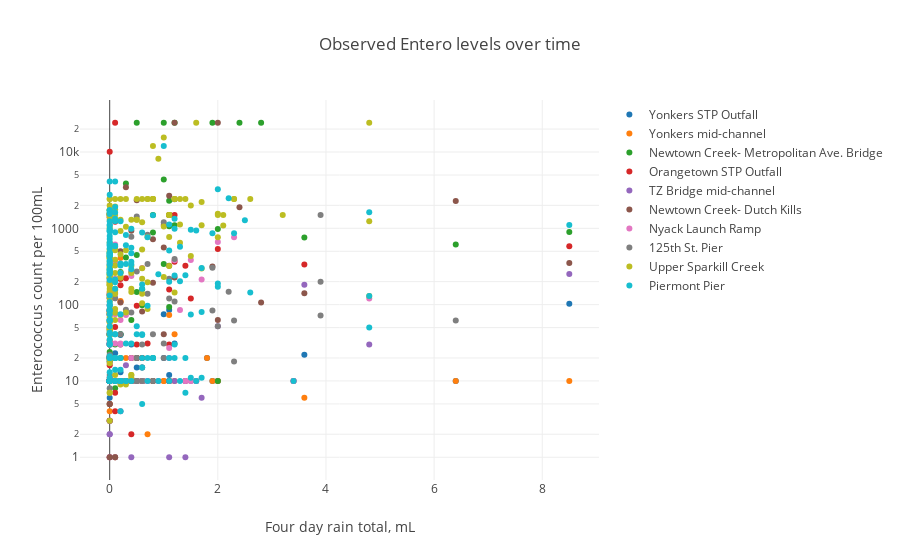

Notebook code cell kept with this figure:
### Markdown cell above
We see that across the sites, there is **a very weak but statistically significant positive relationship** between the rainfall and the Entero count.

### Code cell
site_names = dat_filt["Site"].unique()

plotly_data = [
    Scatter(
        x = dat_filt[dat_filt["Site"]==item]['FourDayRainTotal'],
        y = dat_filt[dat_filt["Site"]==item]['EnteroCount'],
        mode = 'markers',
        marker = dict(symbol=dat_filt[dat_filt["Site"]==item]["Site"]),name = item 
    )
    for item in site_names
]

layout = Layout(title="Observed Entero levels over time",
                xaxis=dict(title='Four day rain total, mL'),
                yaxis=dict(title='Enterococcus count per 100mL',type="log"))


fig = Figure(data=plotly_data, layout=layout)
py.iplot(fig)

### Figure 1 — Plotly figure (JSON) as saved in the notebook; plotly's stock layout.template omitted (floating-point values rounded to 4 significant figures; data arrays with more than 128 entries replaced by an {"elided": "..."} marker saying what was removed)
{"data": [{"marker": {"symbol": ["Yonkers STP Outfall", "Yonkers STP Outfall", "Yonkers STP Outfall", "Yonkers STP Outfall", "Yonkers STP Outfall", "Yonkers STP Outfall", "Yonkers STP Outfall", "Yonkers STP Outfall", "Yonkers STP Outfall", "Yonkers STP Outfall", "Yonkers STP Outfall", "Yonkers STP Outfall", "Yonkers STP Outfall", "Yonkers STP Outfall", "Yonkers STP Outfall", "Yonkers STP Outfall", "Yonkers STP Outfall", "Yonkers STP Outfall", "Yonkers STP Outfall", "Yonkers STP Outfall", "Yonkers STP Outfall", "Yonkers STP Outfall", "Yonkers STP Outfall", "Yonkers STP Outfall", "Yonkers STP Outfall", "Yonkers STP Outfall", "Yonkers STP Outfall", "Yonkers STP Outfall", "Yonkers STP Outfall", "Yonkers STP Outfall", "Yonkers STP Outfall", "Yonkers STP Outfall", "Yonkers STP Outfall", "Yonkers STP Outfall", "Yonkers STP Outfall", "Yonkers STP Outfall", "Yonkers STP Outfall", "Yonkers STP Outfall", "Yonkers STP Outfall", "Yonkers STP Outfall", "Yonkers STP Outfall", "Yonkers STP Outfall", "Yonkers STP Outfall", "Yonkers STP Outfall", "Yonkers STP Outfall", "Yonkers STP Outfall", "Yonkers STP Outfall", "Yonkers STP Outfall", "Yonkers STP Outfall", "Yonkers STP Outfall", "Yonkers STP Outfall"]}, "mode": "markers", "name": "Yonkers STP Outfall", "type": "scatter", "x": [0, 1.1, 0.1, 0.3, 0, 1.1, 1.2, 1.8, 0.6, 0, 0.3, 0.3, 0.4, 0.5, 1.2, 0.5, 0.2, 0, 1, 0, 0, 0, 0, 6.4, 0, 0.6, 0, 0.2, 0.6, 0.4, 8.5, 1, 3.6, 0, 0, 0.5, 0, 0, 0.2, 0, 0.8, 1.9, 0, 2, 0, 0, 0, 0, 0.1, 0.2, 0], "y": [10, 85, 10, 10, 41, 12, 31, 20, 10, 10, 10, 10, 30, 10, 2400, 20, 41, 20, 75, 10, 41, 10, 20, 10, 10, 10, 20, 10, 15, 10, 103, 20, 22, 10, 18, 15, 3, 10, 40, 10, 10, 10, 10, 10, 31, 6, 10, 10, 23, 13, 10]}, {"marker": {"symbol": ["Yonkers mid-channel", "Yonkers mid-channel", "Yonkers mid-channel", "Yonkers mid-channel", "Yonkers mid-channel", "Yonkers mid-channel", "Yonkers mid-channel", "Yonkers mid-channel", "Yonkers mid-channel", "Yonkers mid-channel", "Yonkers mid-channel", "Yonkers mid-channel", "Yonkers mid-channel", "Yonkers mid-channel", "Yonkers mid-channel", "Yonkers mid-channel", "Yonkers mid-channel", "Yonkers mid-channel", "Yonkers mid-channel", "Yonkers mid-channel", "Yonkers mid-channel", "Yonkers mid-channel", "Yonkers mid-channel", "Yonkers mid-channel", "Yonkers mid-channel", "Yonkers mid-channel", "Yonkers mid-channel", "Yonkers mid-channel", "Yonkers mid-channel", "Yonkers mid-channel", "Yonkers mid-channel", "Yonkers mid-channel", "Yonkers mid-channel", "Yonkers mid-channel", "Yonkers mid-channel", "Yonkers mid-channel", "Yonkers mid-channel", "Yonkers mid-channel", "Yonkers mid-channel", "Yonkers mid-channel", "Yonkers mid-channel", "Yonkers mid-channel", "Yonkers mid-channel", "Yonkers mid-channel", "Yonkers mid-channel", "Yonkers mid-channel", "Yonkers mid-channel", "Yonkers mid-channel", "Yonkers mid-channel", "Yonkers mid-channel", "Yonkers mid-channel", "Yonkers mid-channel"]}, "mode": "markers", "name": "Yonkers mid-channel", "type": "scatter", "x": [0, 0, 0.5, 0, 0.8, 0, 0, 0, 0.1, 2, 1.9, 0, 0.2, 0, 0, 0.7, 8.5, 0.2, 0, 1.1, 0.4, 0, 0, 1, 0.6, 0.6, 3.6, 0.3, 0, 0.4, 0.3, 0, 0.5, 0.2, 0.5, 1.2, 0, 1.8, 0.1, 1, 1.1, 0, 6.4, 0, 0, 1.2, 0.6, 0, 0.3, 0.2, 0, 0], "y": [10, 41, 10, 10, 10, 10, 10, 10, 1, 10, 10, 10, 112, 10, 59, 2, 10, 410, 10, 73, 20, 10, 3, 10, 20, 10, 6, 20, 10, 10, 10, 4, 10, 10, 10, 41, 10, 20, 10, 10, 10, 10, 10, 10, 10, 10, 10, 10, 10, 109, 10, 10]}, {"marker": {"symbol": ["Newtown Creek- Metropolitan Ave. Bridge", "Newtown Creek- Metropolitan Ave. Bridge", "Newtown Creek- Metropolitan Ave. Bridge", "Newtown Creek- Metropolitan Ave. Bridge", "Newtown Creek- Metropolitan Ave. Bridge", "Newtown Creek- Metropolitan Ave. Bridge", "Newtown Creek- Metropolitan Ave. Bridge", "Newtown Creek- Metropolitan Ave. Bridge", "Newtown Creek- Metropolitan Ave. Bridge", "Newtown Creek- Metropolitan Ave. Bridge", "Newtown Creek- Metropolitan Ave. Bridge", "Newtown Creek- Metropolitan Ave. Bridge", "Newtown Creek- Metropolitan Ave. Bridge", "Newtown Creek- Metropolitan Ave. Bridge", "Newtown Creek- Metropolitan Ave. Bridge", "Newtown Creek- Metropolitan Ave. Bridge", "Newtown Creek- Metropolitan Ave. Bridge", "Newtown Creek- Metropolitan Ave. Bridge", "Newtown Creek- Metropolitan Ave. Bridge", "Newtown Creek- Metropolitan Ave. Bridge", "Newtown Creek- Metropolitan Ave. Bridge", "Newtown Creek- Metropolitan Ave. Bridge", "Newtown Creek- Metropolitan Ave. Bridge", "Newtown Creek- Metropolitan Ave. Bridge", "Newtown Creek- Metropolitan Ave. Bridge", "Newtown Creek- Metropolitan Ave. Bridge", "Newtown Creek- Metropolitan Ave. Bridge", "Newtown Creek- Metropolitan Ave. Bridge", "Newtown Creek- Metropolitan Ave. Bridge", "Newtown Creek- Metropolitan Ave. Bridge", "Newtown Creek- Metropolitan Ave. Bridge", "Newtown Creek- Metropolitan Ave. Bridge", "Newtown Creek- Metropolitan Ave. Bridge", "Newtown Creek- Metropolitan Ave. Bridge", "Newtown Creek- Metropolitan Ave. Bridge", "Newtown Creek- Metropolitan Ave. Bridge", "Newtown Creek- Metropolitan Ave. Bridge", "Newtown Creek- Metropolitan Ave. Bridge", "Newtown Creek- Metropolitan Ave. Bridge", "Newtown Creek- Metropolitan Ave. Bridge", "Newtown Creek- Metropolitan Ave. Bridge", "Newtown Creek- Metropolitan Ave. Bridge", "Newtown Creek- Metropolitan Ave. Bridge", "Newtown Creek- Metropolitan Ave. Bridge", "Newtown Creek- Metropolitan Ave. Bridge", "Newtown Creek- Metropolitan Ave. Bridge", "Newtown Creek- Metropolitan Ave. Bridge", "Newtown Creek- Metropolitan Ave. Bridge", "Newtown Creek- Metropolitan Ave. Bridge", "Newtown Creek- Metropolitan Ave. Bridge", "Newtown Creek- Metropolitan Ave. Bridge", "Newtown Creek- Metropolitan Ave. Bridge", "Newtown Creek- Metropolitan Ave. Bridge", "Newtown Creek- Metropolitan Ave. Bridge", "Newtown Creek- Metropolitan Ave. Bridge", "Newtown Creek- Metropolitan Ave. Bridge", "Newtown Creek- Metropolitan Ave. Bridge"]}, "mode": "markers", "name": "Newtown Creek- Metropolitan Ave. Bridge", "type": "scatter", "x": [6.4, 0.1, 0.3, 1.2, 0.5, 1.1, 0, 1, 1.1, 0, 0, 0, 0, 0, 0.2, 1.2, 0.5, 0.4, 0.5, 0.2, 0.4, 0.8, 1, 0.5, 0.6, 0.3, 2.8, 0, 2, 0, 0.6, 0.8, 2, 0.6, 0, 0.2, 2.4, 0, 0.1, 0.3, 0, 0.2, 1, 0, 0, 1.9, 0, 0.1, 1.1, 3.6, 0.2, 0.8, 1.1, 8.5, 0, 0, 0], "y": [613, 10, 414, 24196, 146, 1063, 74, 4352, 2300, 10, 10, 10, 30, 10, 41, 1095, 10, 63, 446, 10, 10, 20, 24196, 24196, 10, 10, 24196, 10, 977, 30, 159, 880, 10, 98, 10, 20, 24196, 48, 30, 3873, 10, 268, 341, 5, 10, 24196, 223, 8, 1500, 760, 227, 1500, 93, 894, 123, 296, 24]}, {"marker": {"symbol": ["Orangetown STP Outfall", "Orangetown STP Outfall", "Orangetown STP Outfall", "Orangetown STP Outfall", "Orangetown STP Outfall", "Orangetown STP Outfall", "Orangetown STP Outfall", "Orangetown STP Outfall", "Orangetown STP Outfall", "Orangetown STP Outfall", "Orangetown STP Outfall", "Orangetown STP Outfall", "Orangetown STP Outfall", "Orangetown STP Outfall", "Orangetown STP Outfall", "Orangetown STP Outfall", "Orangetown STP Outfall", "Orangetown STP Outfall", "Orangetown STP Outfall", "Orangetown STP Outfall", "Orangetown STP Outfall", "Orangetown STP Outfall", "Orangetown STP Outfall", "Orangetown STP Outfall", "Orangetown STP Outfall", "Orangetown STP Outfall", "Orangetown STP Outfall", "Orangetown STP Outfall", "Orangetown STP Outfall", "Orangetown STP Outfall", "Orangetown STP Outfall", "Orangetown STP Outfall", "Orangetown STP Outfall", "Orangetown STP Outfall", "Orangetown STP Outfall", "Orangetown STP Outfall", "Orangetown STP Outfall", "Orangetown STP Outfall", "Orangetown STP Outfall", "Orangetown STP Outfall", "Orangetown STP Outfall", "Orangetown STP Outfall", "Orangetown STP Outfall", "Orangetown STP Outfall", "Orangetown STP Outfall", "Orangetown STP Outfall", "Orangetown STP Outfall", "Orangetown STP Outfall", "Orangetown STP Outfall", "Orangetown STP Outfall", "Orangetown STP Outfall", "Orangetown STP Outfall", "Orangetown STP Outfall", "Orangetown STP Outfall", "Orangetown STP Outfall", "Orangetown STP Outfall", "Orangetown STP Outfall"]}, "mode": "markers", "name": "Orangetown STP Outfall", "type": "scatter", "x": [1.2, 0, 0.1, 0, 0, 0.3, 1.4, 0.1, 1.1, 0, 0, 0, 0.1, 0.1, 0, 2, 0.3, 0, 0.5, 1.5, 0, 0, 0, 0, 0.2, 0, 0.6, 0.7, 0, 0, 3.6, 0, 0, 1.1, 0, 0, 0, 0.2, 0.4, 0, 0.2, 1.1, 1.4, 1.2, 0, 8.5, 3.4, 1.6, 0, 0, 0.5, 0.4, 0.1, 0.1, 0, 1.1, 0], "y": [364, 5, 4, 3, 1, 222, 324, 1217, 158, 1553, 74, 11, 10, 7, 10112, 538, 10, 51, 97, 120, 134, 10, 81, 10, 216, 10, 20, 31, 63, 80, 335, 10, 1396, 1500, 10, 16, 20, 179, 2, 1500, 10, 1500, 10, 1500, 142, 584, 10, 10, 31, 20, 30, 10, 24196, 51, 41, 30, 10]}, {"marker": {"symbol": ["TZ Bridge mid-channel", "TZ Bridge mid-channel", "TZ Bridge mid-channel", "TZ Bridge mid-channel", "TZ Bridge mid-channel", "TZ Bridge mid-channel", "TZ Bridge mid-channel", "TZ Bridge mid-channel", "TZ Bridge mid-channel", "TZ Bridge mid-channel", "TZ Bridge mid-channel", "TZ Bridge mid-channel", "TZ Bridge mid-channel", "TZ Bridge mid-channel", "TZ Bridge mid-channel", "TZ Bridge mid-channel", "TZ Bridge mid-channel", "TZ Bridge mid-channel", "TZ Bridge mid-channel", "TZ Bridge mid-channel", "TZ Bridge mid-channel", "TZ Bridge mid-channel", "TZ Bridge mid-channel", "TZ Bridge mid-channel", "TZ Bridge mid-channel", "TZ Bridge mid-channel", "TZ Bridge mid-channel", "TZ Bridge mid-channel", "TZ Bridge mid-channel", "TZ Bridge mid-channel", "TZ Bridge mid-channel", "TZ Bridge mid-channel", "TZ Bridge mid-channel", "TZ Bridge mid-channel", "TZ Bridge mid-channel", "TZ Bridge mid-channel", "TZ Bridge mid-channel", "TZ Bridge mid-channel", "TZ Bridge mid-channel", "TZ Bridge mid-channel", "TZ Bridge mid-channel", "TZ Bridge mid-channel", "TZ Bridge mid-channel", "TZ Bridge mid-channel", "TZ Bridge mid-channel", "TZ Bridge mid-channel", "TZ Bridge mid-channel", "TZ Bridge mid-channel", "TZ Bridge mid-channel", "TZ Bridge mid-channel", "TZ Bridge mid-channel", "TZ Bridge mid-channel", "TZ Bridge mid-channel", "TZ Bridge mid-channel", "TZ Bridge mid-channel", "TZ Bridge mid-channel", "TZ Bridge mid-channel"]}, "mode": "markers", "name": "TZ Bridge mid-channel", "type": "scatter", "x": [0, 0.4, 1.4, 1.4, 0.1, 0.5, 0, 0.2, 0, 0.9, 1.7, 0.1, 1.1, 0, 0.1, 4.8, 0.3, 0, 0, 0.6, 0, 0, 0, 0, 0.1, 0, 1.1, 3.6, 8.5, 0, 0.2, 0, 0.4, 0, 1.1, 0, 0, 0, 0.7, 1.6, 1.2, 3.4, 0, 0, 2, 0, 0, 0.3, 0.5, 1.5, 0, 0, 0, 0.2, 0, 0, 0], "y": [10, 10, 1, 10, 10, 10, 10, 10, 10, 10, 6, 142, 10, 10, 10, 30, 16, 10, 3, 10, 1, 10, 10, 20, 1, 10, 1, 182, 252, 86, 4, 2, 1, 2, 10, 10, 10, 10, 10, 10, 10, 10, 10, 10, 52, 10, 20, 10, 10, 10, 30, 10, 10, 10, 10, 10, 10]}, {"marker": {"symbol": ["Newtown Creek- Dutch Kills", "Newtown Creek- Dutch Kills", "Newtown Creek- Dutch Kills", "Newtown Creek- Dutch Kills", "Newtown Creek- Dutch Kills", "Newtown Creek- Dutch Kills", "Newtown Creek- Dutch Kills", "Newtown Creek- Dutch Kills", "Newtown Creek- Dutch Kills", "Newtown Creek- Dutch Kills", "Newtown Creek- Dutch Kills", "Newtown Creek- Dutch Kills", "Newtown Creek- Dutch Kills", "Newtown Creek- Dutch Kills", "Newtown Creek- Dutch Kills", "Newtown Creek- Dutch Kills", "Newtown Creek- Dutch Kills", "Newtown Creek- Dutch Kills", "Newtown Creek- Dutch Kills", "Newtown Creek- Dutch Kills", "Newtown Creek- Dutch Kills", "Newtown Creek- Dutch Kills", "Newtown Creek- Dutch Kills", "Newtown Creek- Dutch Kills", "Newtown Creek- Dutch Kills", "Newtown Creek- Dutch Kills", "Newtown Creek- Dutch Kills", "Newtown Creek- Dutch Kills", "Newtown Creek- Dutch Kills", "Newtown Creek- Dutch Kills", "Newtown Creek- Dutch Kills", "Newtown Creek- Dutch Kills", "Newtown Creek- Dutch Kills", "Newtown Creek- Dutch Kills", "Newtown Creek- Dutch Kills", "Newtown Creek- Dutch Kills", "Newtown Creek- Dutch Kills", "Newtown Creek- Dutch Kills", "Newtown Creek- Dutch Kills", "Newtown Creek- Dutch Kills", "Newtown Creek- Dutch Kills", "Newtown Creek- Dutch Kills", "Newtown Creek- Dutch Kills", "Newtown Creek- Dutch Kills", "Newtown Creek- Dutch Kills", "Newtown Creek- Dutch Kills", "Newtown Creek- Dutch Kills", "Newtown Creek- Dutch Kills", "Newtown Creek- Dutch Kills", "Newtown Creek- Dutch Kills", "Newtown Creek- Dutch Kills", "Newtown Creek- Dutch Kills", "Newtown Creek- Dutch Kills", "Newtown Creek- Dutch Kills", "Newtown Creek- Dutch Kills", "Newtown Creek- Dutch Kills", "Newtown Creek- Dutch Kills"]}, "mode": "markers", "name": "Newtown Creek- Dutch Kills", "type": "scatter", "x": [0.2, 0, 0.1, 1.1, 0.5, 0, 0.3, 0.2, 0.4, 0.5, 1.2, 0.5, 0.1, 0.2, 0, 0.8, 8.5, 1.9, 0, 0, 0.5, 6.4, 0, 1.1, 1.1, 3.6, 2, 2.8, 0.8, 0, 2, 0.6, 0, 1, 0.4, 0.8, 0, 0.6, 1, 1.1, 0.3, 0.2, 0, 1.2, 0.1, 0.6, 0.3, 0, 0.2, 2.4, 0, 0, 0, 1, 0, 0, 0], "y": [30, 10, 10, 2682, 20, 10, 10, 10, 20, 2333, 226, 20, 1, 107, 1, 717, 352, 315, 34, 10, 10, 2282, 10, 1500, 10, 141, 24196, 107, 193, 10, 63, 10, 21, 560, 933, 10, 10, 10, 41, 323, 10, 10, 10, 24196, 10, 81, 3448, 10, 500, 1892, 10, 10, 5, 1110, 10, 10, 10]}, {"marker": {"symbol": ["Nyack Launch Ramp", "Nyack Launch Ramp", "Nyack Launch Ramp", "Nyack Launch Ramp", "Nyack Launch Ramp", "Nyack Launch Ramp", "Nyack Launch Ramp", "Nyack Launch Ramp", "Nyack Launch Ramp", "Nyack Launch Ramp", "Nyack Launch Ramp", "Nyack Launch Ramp", "Nyack Launch Ramp", "Nyack Launch Ramp", "Nyack Launch Ramp", "Nyack Launch Ramp", "Nyack Launch Ramp", "Nyack Launch Ramp", "Nyack Launch Ramp", "Nyack Launch Ramp", "Nyack Launch Ramp", "Nyack Launch Ramp", "Nyack Launch Ramp", "Nyack Launch Ramp", "Nyack Launch Ramp", "Nyack Launch Ramp", "Nyack Launch Ramp", "Nyack Launch Ramp", "Nyack Launch Ramp", "Nyack Launch Ramp", "Nyack Launch Ramp", "Nyack Launch Ramp", "Nyack Launch Ramp", "Nyack Launch Ramp", "Nyack Launch Ramp", "Nyack Launch Ramp", "Nyack Launch Ramp", "Nyack Launch Ramp", "Nyack Launch Ramp", "Nyack Launch Ramp", "Nyack Launch Ramp", "Nyack Launch Ramp", "Nyack Launch Ramp", "Nyack Launch Ramp", "Nyack Launch Ramp", "Nyack Launch Ramp", "Nyack Launch Ramp", "Nyack Launch Ramp", "Nyack Launch Ramp", "Nyack Launch Ramp", "Nyack Launch Ramp", "Nyack Launch Ramp", "Nyack Launch Ramp", "Nyack Launch Ramp", "Nyack Launch Ramp", "Nyack Launch Ramp", "Nyack Launch Ramp", "Nyack Launch Ramp", "Nyack Launch Ramp", "Nyack Launch Ramp", "Nyack Launch Ramp"]}, "mode": "markers", "name": "Nyack Launch Ramp", "type": "scatter", "x": [3.4, 1.7, 0.1, 0, 0.1, 0, 2, 0.4, 0.1, 2.3, 0.1, 0, 0.4, 0.2, 0, 0, 0, 1.1, 0, 0, 0, 0, 0, 0, 0.5, 0.4, 0, 0.2, 0, 1.6, 1.4, 0.5, 0.6, 0.3, 0, 0.6, 0.1, 0, 0.2, 0, 0, 1.2, 0, 0.2, 1.3, 0, 1.5, 0, 0, 0, 1.1, 1.5, 0, 0, 0.1, 0, 0.7, 0.2, 0, 4.8, 0], "y": [10, 214, 121, 41, 218, 10, 663, 20, 613, 767, 31, 10, 238, 31, 30, 122, 98, 20, 216, 10, 10, 41, 341, 10, 10, 10, 63, 30, 10, 10, 10, 10, 301, 73, 85, 10, 364, 20, 63, 31, 10, 383, 10, 10, 85, 73, 384, 10, 30, 10, 27, 10, 74, 41, 75, 10, 10, 10, 10, 120, 30]}, {"marker": {"symbol": ["125th St. Pier", "125th St. Pier", "125th St. Pier", "125th St. Pier", "125th St. Pier", "125th St. Pier", "125th St. Pier", "125th St. Pier", "125th St. Pier", "125th St. Pier", "125th St. Pier", "125th St. Pier", "125th St. Pier", "125th St. Pier", "125th St. Pier", "125th St. Pier", "125th St. Pier", "125th St. Pier", "125th St. Pier", "125th St. Pier", "125th St. Pier", "125th St. Pier", "125th St. Pier", "125th St. Pier", "125th St. Pier", "125th St. Pier", "125th St. Pier", "125th St. Pier", "125th St. Pier", "125th St. Pier", "125th St. Pier", "125th St. Pier", "125th St. Pier", "125th St. Pier", "125th St. Pier", "125th St. Pier", "125th St. Pier", "125th St. Pier", "125th St. Pier", "125th St. Pier", "125th St. Pier", "125th St. Pier", "125th St. Pier", "125th St. Pier", "125th St. Pier", "125th St. Pier", "125th St. Pier", "125th St. Pier", "125th St. Pier", "125th St. Pier", "125th St. Pier", "125th St. Pier", "125th St. Pier", "125th St. Pier", "125th St. Pier", "125th St. Pier", "125th St. Pier", "125th St. Pier", "125th St. Pier", "125th St. Pier", "125th St. Pier", "125th St. Pier", "125th St. Pier", "125th St. Pier", "125th St. Pier", "125th St. Pier"]}, "mode": "markers", "name": "125th St. Pier", "type": "scatter", "x": [0, 3.9, 0.6, 1.9, 0.8, 2.3, 1, 0, 0, 0, 0, 0, 0.7, 0.4, 2, 0.1, 0.5, 0.5, 1.2, 0.5, 0.2, 0, 2.2, 1.9, 0, 0.6, 0.4, 0.7, 0, 0, 0.5, 0, 0.8, 0.7, 1, 0, 1.1, 0, 0, 6.4, 0, 0.4, 0, 0.6, 1.1, 0, 0.4, 3.9, 0.4, 0.2, 0.3, 2.3, 1.2, 0.5, 0.3, 0.3, 1, 0, 0.1, 0, 3.9, 1.1, 0, 0, 0, 0], "y": [46, 72, 30, 84, 41, 18, 1200, 40, 10, 1500, 22, 99, 139, 269, 52, 10, 10, 1433, 395, 10, 41, 83, 147, 305, 8, 10, 10, 824, 12, 21, 20, 121, 10, 340, 31, 10, 120, 201, 18, 62, 136, 10, 20, 15, 10, 88, 79, 200, 773, 10, 10, 62, 110, 272, 86, 10, 20, 20, 121, 10, 1500, 218, 20, 135, 41, 10]}, {"marker": {"symbol": {"elided": "165 str values"}}, "mode": "markers", "name": "Upper Sparkill Creek", "type": "scatter", "x": {"elided": "165 float values"}, "y": {"elided": "165 int values"}}, {"marker": {"symbol": {"elided": "187 str values"}}, "mode": "markers", "name": "Piermont Pier", "type": "scatter", "x": {"elided": "187 float values"}, "y": {"elided": "187 int values"}}], "layout": {"title": "Observed Entero levels over time", "xaxis": {"title": "Four day rain total, mL"}, "yaxis": {"title": "Enterococcus count per 100mL", "type": "log"}}}
